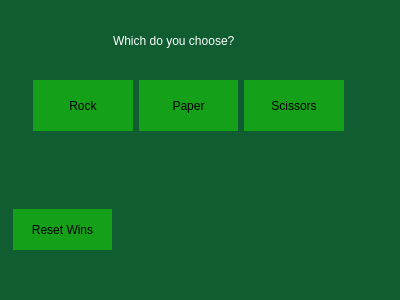
<?xml version="1.0" encoding="UTF-8"?>
<ui version="4.0">
 <class>Page2Easy</class>
 <widget class="QDialog" name="Page2Easy">
  <property name="geometry">
   <rect>
    <x>0</x>
    <y>0</y>
    <width>400</width>
    <height>300</height>
   </rect>
  </property>
  <property name="windowTitle">
   <string>Dialog</string>
  </property>
  <property name="styleSheet">
   <string notr="true">background-color: rgb(15, 93, 48);</string>
  </property>
  <widget class="QWidget" name="layoutWidget">
   <property name="geometry">
    <rect>
     <x>33</x>
     <y>80</y>
     <width>311</width>
     <height>51</height>
    </rect>
   </property>
   <layout class="QHBoxLayout" name="horizontalLayout">
    <item>
     <widget class="QPushButton" name="RockButton">
      <property name="sizePolicy">
       <sizepolicy hsizetype="Minimum" vsizetype="Preferred">
        <horstretch>0</horstretch>
        <verstretch>0</verstretch>
       </sizepolicy>
      </property>
      <property name="styleSheet">
       <string notr="true">background-color: rgb(21, 160, 26);
border: none</string>
      </property>
      <property name="text">
       <string>Rock</string>
      </property>
     </widget>
    </item>
    <item>
     <widget class="QPushButton" name="PaperButton">
      <property name="sizePolicy">
       <sizepolicy hsizetype="Minimum" vsizetype="Preferred">
        <horstretch>0</horstretch>
        <verstretch>0</verstretch>
       </sizepolicy>
      </property>
      <property name="styleSheet">
       <string notr="true">background-color: rgb(21, 160, 26);
border: none</string>
      </property>
      <property name="text">
       <string>Paper</string>
      </property>
     </widget>
    </item>
    <item>
     <widget class="QPushButton" name="ScissorsButton">
      <property name="sizePolicy">
       <sizepolicy hsizetype="Minimum" vsizetype="Preferred">
        <horstretch>0</horstretch>
        <verstretch>0</verstretch>
       </sizepolicy>
      </property>
      <property name="styleSheet">
       <string notr="true">background-color: rgb(21, 160, 26);
border: none</string>
      </property>
      <property name="text">
       <string>Scissors</string>
      </property>
     </widget>
    </item>
   </layout>
  </widget>
  <widget class="QLabel" name="outcomeLabel">
   <property name="geometry">
    <rect>
     <x>23</x>
     <y>160</y>
     <width>351</width>
     <height>22</height>
    </rect>
   </property>
   <property name="styleSheet">
    <string notr="true">border: none;
background-color: rgba(255, 255, 255, 0);</string>
   </property>
   <property name="text">
    <string/>
   </property>
  </widget>
  <widget class="QWidget" name="horizontalLayoutWidget">
   <property name="geometry">
    <rect>
     <x>263</x>
     <y>190</y>
     <width>101</width>
     <height>61</height>
    </rect>
   </property>
   <layout class="QHBoxLayout" name="ContinueLayout"/>
  </widget>
  <widget class="QLabel" name="UserVsCompLabel">
   <property name="geometry">
    <rect>
     <x>170</x>
     <y>220</y>
     <width>51</width>
     <height>22</height>
    </rect>
   </property>
   <property name="styleSheet">
    <string notr="true">background-color: rgba(21, 160, 26, 0);
color: rgb(255, 255, 255);
border: none</string>
   </property>
   <property name="text">
    <string/>
   </property>
  </widget>
  <widget class="QPushButton" name="ResetButton">
   <property name="geometry">
    <rect>
     <x>13</x>
     <y>209</y>
     <width>99</width>
     <height>41</height>
    </rect>
   </property>
   <property name="styleSheet">
    <string notr="true">background-color: rgb(21, 160, 26);
border: none</string>
   </property>
   <property name="text">
    <string>Reset Wins</string>
   </property>
  </widget>
  <widget class="QLabel" name="label_2">
   <property name="geometry">
    <rect>
     <x>113</x>
     <y>30</y>
     <width>161</width>
     <height>22</height>
    </rect>
   </property>
   <property name="styleSheet">
    <string notr="true">background-color: rgba(21, 160, 26, 0);
color: rgb(255, 255, 255);
border: none</string>
   </property>
   <property name="text">
    <string>Which do you choose?</string>
   </property>
  </widget>
 </widget>
 <resources/>
 <connections/>
</ui>
